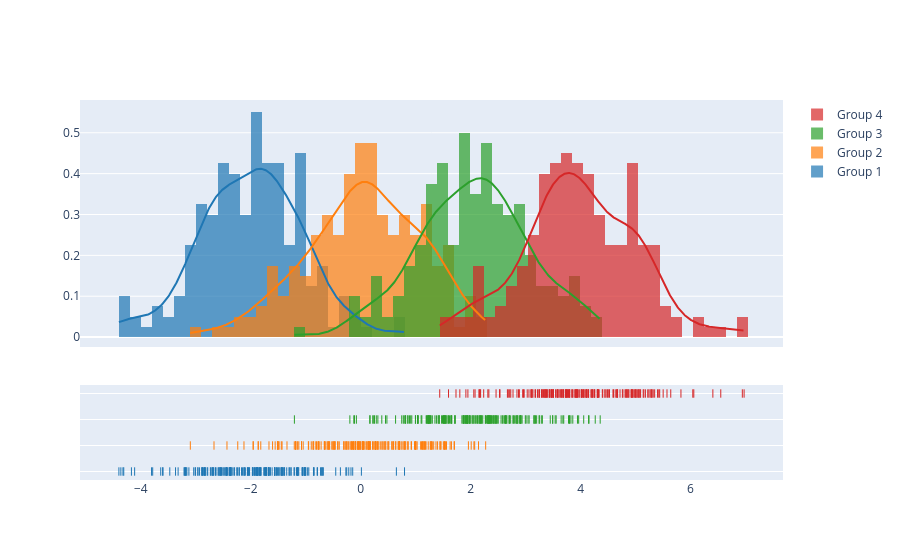

Notebook code for this chart:
### Code cell
import plotly.figure_factory as ff

# Add histogram data
x1 = np.random.randn(200) - 2
x2 = np.random.randn(200)
x3 = np.random.randn(200) + 2
x4 = np.random.randn(200) + 4

# Group data together
hist_data = [x1, x2, x3, x4]

group_labels = ['Group 1', 'Group 2', 'Group 3', 'Group 4']

# Create distplot with custom bin_size
fig = ff.create_distplot(hist_data, group_labels, bin_size=.2)
fig.show()

### Figure 1 — Plotly figure (JSON) as saved in the notebook; plotly's stock layout.template omitted (floating-point values rounded to 4 significant figures; data arrays with more than 128 entries replaced by an {"elided": "..."} marker saying what was removed)
{"data": [{"autobinx": false, "histnorm": "probability density", "legendgroup": "Group 1", "marker": {"color": "rgb(31, 119, 180)"}, "name": "Group 1", "opacity": 0.7, "type": "histogram", "x": {"elided": "200 float values"}, "xaxis": "x", "xbins": {"end": 0.797, "size": 0.2, "start": -4.399}, "yaxis": "y"}, {"autobinx": false, "histnorm": "probability density", "legendgroup": "Group 2", "marker": {"color": "rgb(255, 127, 14)"}, "name": "Group 2", "opacity": 0.7, "type": "histogram", "x": {"elided": "200 float values"}, "xaxis": "x", "xbins": {"end": 2.273, "size": 0.2, "start": -3.099}, "yaxis": "y"}, {"autobinx": false, "histnorm": "probability density", "legendgroup": "Group 3", "marker": {"color": "rgb(44, 160, 44)"}, "name": "Group 3", "opacity": 0.7, "type": "histogram", "x": {"elided": "200 float values"}, "xaxis": "x", "xbins": {"end": 4.356, "size": 0.2, "start": -1.206}, "yaxis": "y"}, {"autobinx": false, "histnorm": "probability density", "legendgroup": "Group 4", "marker": {"color": "rgb(214, 39, 40)"}, "name": "Group 4", "opacity": 0.7, "type": "histogram", "x": {"elided": "200 float values"}, "xaxis": "x", "xbins": {"end": 6.974, "size": 0.2, "start": 1.437}, "yaxis": "y"}, {"legendgroup": "Group 1", "marker": {"color": "rgb(31, 119, 180)"}, "mode": "lines", "name": "Group 1", "showlegend": false, "type": "scatter", "x": {"elided": "500 float values"}, "xaxis": "x", "y": {"elided": "500 float values"}, "yaxis": "y"}, {"legendgroup": "Group 2", "marker": {"color": "rgb(255, 127, 14)"}, "mode": "lines", "name": "Group 2", "showlegend": false, "type": "scatter", "x": {"elided": "500 float values"}, "xaxis": "x", "y": {"elided": "500 float values"}, "yaxis": "y"}, {"legendgroup": "Group 3", "marker": {"color": "rgb(44, 160, 44)"}, "mode": "lines", "name": "Group 3", "showlegend": false, "type": "scatter", "x": {"elided": "500 float values"}, "xaxis": "x", "y": {"elided": "500 float values"}, "yaxis": "y"}, {"legendgroup": "Group 4", "marker": {"color": "rgb(214, 39, 40)"}, "mode": "lines", "name": "Group 4", "showlegend": false, "type": "scatter", "x": {"elided": "500 float values"}, "xaxis": "x", "y": {"elided": "500 float values"}, "yaxis": "y"}, {"legendgroup": "Group 1", "marker": {"color": "rgb(31, 119, 180)", "symbol": "line-ns-open"}, "mode": "markers", "name": "Group 1", "showlegend": false, "type": "scatter", "x": {"elided": "200 float values"}, "xaxis": "x", "y": {"elided": "200 str values"}, "yaxis": "y2"}, {"legendgroup": "Group 2", "marker": {"color": "rgb(255, 127, 14)", "symbol": "line-ns-open"}, "mode": "markers", "name": "Group 2", "showlegend": false, "type": "scatter", "x": {"elided": "200 float values"}, "xaxis": "x", "y": {"elided": "200 str values"}, "yaxis": "y2"}, {"legendgroup": "Group 3", "marker": {"color": "rgb(44, 160, 44)", "symbol": "line-ns-open"}, "mode": "markers", "name": "Group 3", "showlegend": false, "type": "scatter", "x": {"elided": "200 float values"}, "xaxis": "x", "y": {"elided": "200 str values"}, "yaxis": "y2"}, {"legendgroup": "Group 4", "marker": {"color": "rgb(214, 39, 40)", "symbol": "line-ns-open"}, "mode": "markers", "name": "Group 4", "showlegend": false, "type": "scatter", "x": {"elided": "200 float values"}, "xaxis": "x", "y": {"elided": "200 str values"}, "yaxis": "y2"}], "layout": {"barmode": "overlay", "hovermode": "closest", "legend": {"traceorder": "reversed"}, "xaxis": {"anchor": "y2", "domain": [0.0, 1.0], "zeroline": false}, "yaxis": {"anchor": "free", "domain": [0.35, 1], "position": 0.0}, "yaxis2": {"anchor": "x", "domain": [0, 0.25], "dtick": 1, "showticklabels": false}}}
